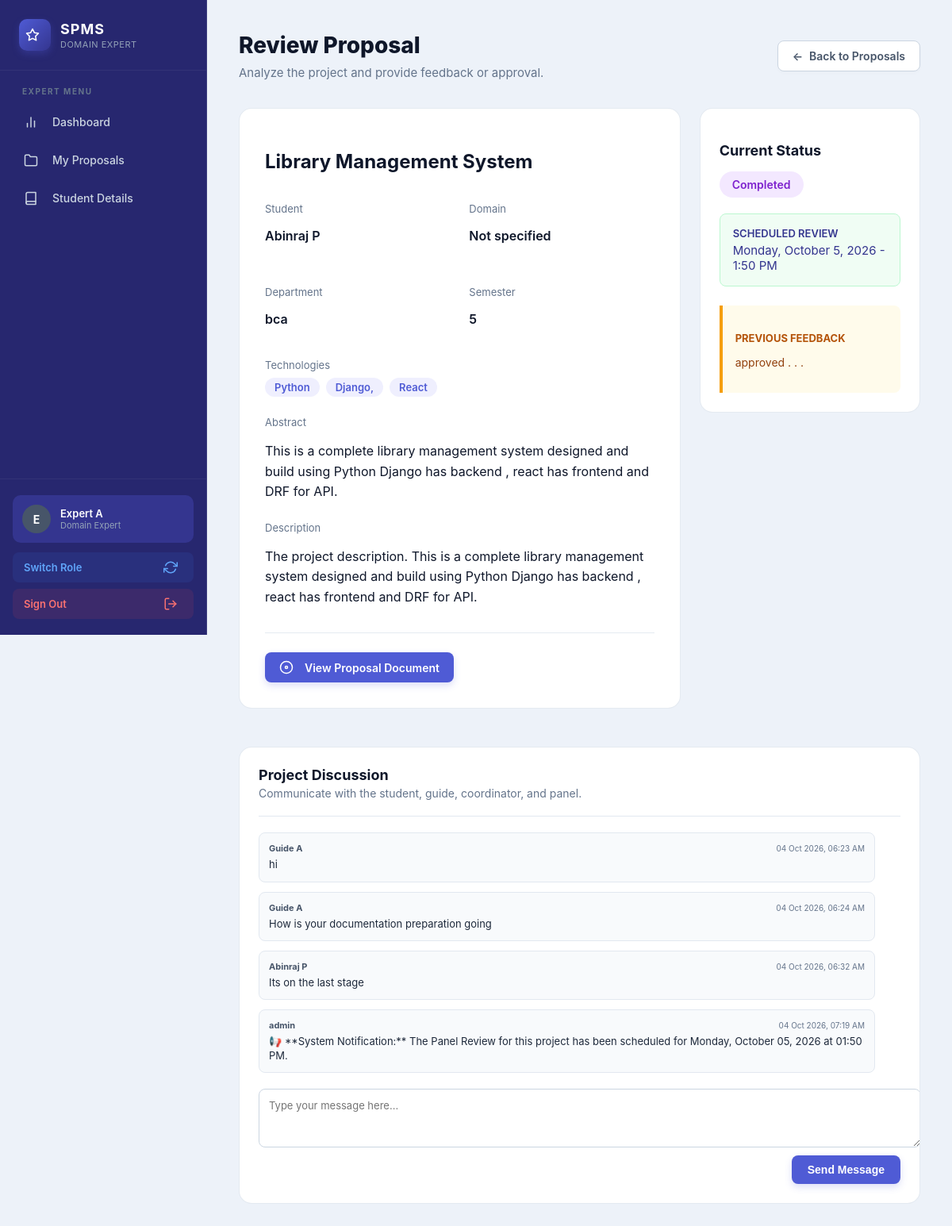
Screenshot of /experts/proposal/20/ (signed in) with the database file from the repository.
### accounts/models.py (models this page shows, shortened)
class User(AbstractUser):
    is_student = models.BooleanField(default=False)
    is_coordinator = models.BooleanField(default=False)
    is_faculty = models.BooleanField(default=False)
    is_expert = models.BooleanField(default=False)
    is_guide = models.BooleanField(default=False)
    is_panel = models.BooleanField(default=False)
    phone = models.CharField(
        max_length=15,
        blank=True,
        null=True
    )
    roll_number = models.CharField(
        max_length=50,
        blank=True,
        null=True
    )
    department = models.CharField(
        max_length=100,
        blank=True,
        null=True
    )
    domain_of_expertise = models.CharField(
        max_length=200,
        blank=True,
        null=True
    )
    semester = models.CharField(
        max_length=20,
        blank=True,
        null=True
    )
    batch = models.CharField(
        max_length=20,
        blank=True,
        null=True
    )

### projects/models.py (models this page shows, shortened)
class ProjectProposal(models.Model):
    PROJECT_TYPE_CHOICES = [
        ("MINI", "Mini Project"),
        ("MAIN", "Main Project"),
    ]
    STATUS_CHOICES = [
        ("SUBMITTED", "Submitted"),
        ("EXPERT_ASSIGNED", "Expert Assigned"),
        ("CHANGES_REQUESTED", "Changes Requested"),
        ("CHANGES_SENT_TO_STUDENT", "Changes Sent To Student"),
        ("EXPERT_APPROVED", "Expert Approved"),
        ("COORDINATOR_APPROVED", "Coordinator Approved"),
        ("GUIDE_ASSIGNED", "Guide Assigned"),
        ("GUIDE_REJECTED", "Guide Rejected"),
        ("IN_PROGRESS", "In Progress"),
        ("COMPLETED", "Completed"),
        ("REJECTED", "Rejected"),
    ]
    student = models.ForeignKey(
        settings.AUTH_USER_MODEL,
        on_delete=models.CASCADE,
        related_name="project_proposals",
        limit_choices_to={"is_student": True}
    )
    project_type = models.CharField(
        max_length=10,
        choices=PROJECT_TYPE_CHOICES,
        default="MAIN"
    )
    title = models.CharField(max_length=255)
    abstract = models.TextField(blank=True)
    domain = models.CharField(
        max_length=255,
        blank=True
    )
    technologies = models.TextField(
        blank=True
    )
    description = models.TextField(
        blank=True
    )
    proposal_document = models.FileField(
        upload_to="proposals/",
        blank=True,
        null=True
    )
    domain_expert = models.ForeignKey(
        settings.AUTH_USER_MODEL,
        on_delete=models.SET_NULL,
        null=True,
        blank=True,
        related_name="expert_proposals",
        limit_choices_to={"is_expert": True}
    )
    expert_comments = models.TextField(
        blank=True,
        null=True
    )
    status = models.CharField(
        max_length=40,
        choices=STATUS_CHOICES,
        default="SUBMITTED"
    )
    guide = models.ForeignKey(
        settings.AUTH_USER_MODEL,
        on_delete=models.SET_NULL,
        null=True,
        blank=True,
        related_name="guided_proposals",
        limit_choices_to={"is_guide": True}
    )
    panel_members = models.ManyToManyField(
        settings.AUTH_USER_MODEL,
        blank=True,
        related_name="assigned_panel_projects",
        limit_choices_to={"is_panel": True},
    )
    guide_rejection_reason = models.TextField(
        blank=True,
        null=True
    )
    guide_rejected_at = models.DateTimeField(
        blank=True,
        null=True
    )
    review_date = models.DateTimeField(
        blank=True,
        null=True,
        help_text="Scheduled date and time for the project review by the panel."
    )
    submitted_at = models.DateTimeField(
        auto_now_add=True
    )
    updated_at = models.DateTimeField(
        auto_now=True
    )

class ProjectMessage(models.Model):
    project = models.ForeignKey(
        ProjectProposal,
        on_delete=models.CASCADE,
        related_name="messages"
    )
    sender = models.ForeignKey(
        settings.AUTH_USER_MODEL,
        on_delete=models.CASCADE,
        related_name="sent_messages"
    )
    message = models.TextField()
    created_at = models.DateTimeField(auto_now_add=True)
    class Meta:
        ordering = ["created_at"]

### experts/views.py (the view)
    @login_required
    def wrapper(request, *args, **kwargs):
        if request.user.is_superuser:
            return view_func(request, *args, **kwargs)
        if not request.user.is_expert:
            messages.error(
                request,
                "You are not authorized to access the Expert page."
            )
            return redirect("accounts:dashboard")
        return view_func(request, *args, **kwargs)

### templates/experts/proposal_detail.html (shortened to what this page needs)
{% extends "base.html" %}
{% load static %}
{% block content %}
<div class="dashboard-layout">
    {% include 'experts/sidebar.html' %}
    <main class="dashboard-main">
        <header class="dashboard-header">
            <div class="header-content">
                <h1>Review Proposal</h1>
                <p>Analyze the project and provide feedback or approval.</p>
            </div>
            <div class="header-actions">
                <a href="{% url 'experts:my_proposals' %}" class="btn-secondary">
                    <span>←</span>
                    <span>Back to Proposals</span>
                </a>
            </div>
        </header>
        <div style="display: grid; grid-template-columns: 2fr 1fr; gap: 24px; margin-top: 24px;">
            <div class="recent-card" style="padding: 32px;">
                <h2 style="font-size: 24px; font-weight: 700; color: var(--text-main); margin-bottom: 24px;">{{ proposal.title }}</h2>
                <div style="display: grid; grid-template-columns: 1fr 1fr; gap: 24px; margin-bottom: 24px;">
                    <div>
                        <p style="font-size: 13px; color: var(--text-muted); margin-bottom: 4px;">Student</p>
                        <p style="font-weight: 600;">{{ proposal.student.get_full_name|default:proposal.student.username }}</p>
                    </div>
                    <div>
                        <p style="font-size: 13px; color: var(--text-muted); margin-bottom: 4px;">Domain</p>
                        <p style="font-weight: 600;">{{ proposal.domain|default:"Not specified" }}</p>
                    </div>
                    <div>
                        <p style="font-size: 13px; color: var(--text-muted); margin-bottom: 4px;">Department</p>
                        <p style="font-weight: 600;">{{ proposal.student.department|default:"-" }}</p>
                    </div>
                    <div>
                        <p style="font-size: 13px; color: var(--text-muted); margin-bottom: 4px;">Semester</p>
                        <p style="font-weight: 600;">{{ proposal.student.semester|default:"-" }}</p>
                    </div>
                </div>
                <div style="margin-bottom: 24px;">
                    <p style="font-size: 13px; color: var(--text-muted); margin-bottom: 8px;">Technologies</p>
                    <div style="display: flex; gap: 8px; flex-wrap: wrap;">
                        {% for tech in proposal.technologies.split %}
                        <span style="background: rgba(99, 102, 241, 0.1); color: var(--primary-main); padding: 4px 12px; border-radius: 20px; font-size: 13px; font-weight: 600;">{{ tech }}</span>
                        {% endfor %}
                    </div>
                </div>
                <div style="margin-bottom: 24px;">
                    <p style="font-size: 13px; color: var(--text-muted); margin-bottom: 8px;">Abstract</p>
                    <p style="line-height: 1.6; color: var(--text-main);">{{ proposal.abstract|default:"No abstract provided." }}</p>
                </div>
                <div style="margin-bottom: 24px;">
                    <p style="font-size: 13px; color: var(--text-muted); margin-bottom: 8px;">Description</p>
                    <p style="line-height: 1.6; color: var(--text-main);">{{ proposal.description|default:"No description provided." }}</p>
                </div>
                {% if proposal.proposal_document %}
                <div style="margin-top: 32px; padding-top: 24px; border-top: 1px solid var(--border-color);">
                    <a href="{{ proposal.proposal_document.url }}" target="_blank" class="btn-primary" style="display: inline-flex; align-items: center; gap: 8px;">
                        <span><svg width="18" height="18" viewBox="0 0 24 24" fill="none" stroke="currentColor" stroke-width="2" stroke-linecap="round" stroke-linejoin="round" style="vertical-align: text-bottom; margin-right: 6px;"><circle cx="12" cy="12" r="10"></circle><circle cx="12" cy="12" r="2"></circle></svg></span>
                        <span>View Proposal Document</span>
                    </a>
                </div>
                {% endif %}
            </div>
            <div>
                <div class="recent-card" style="padding: 24px;">
                    <h3 style="font-size: 18px; font-weight: 700; margin-bottom: 16px;">Current Status</h3>
                    <span class="status-badge
                        {% if proposal.status == 'EXPERT_APPROVED' %}bg-green
                        {% elif proposal.status == 'CHANGES_REQUESTED' %}bg-orange
                        {% elif proposal.status == 'EXPERT_ASSIGNED' %}bg-blue
                        {% else %}bg-purple{% endif %}" style="font-size: 14px; padding: 8px 16px;">
                        {{ proposal.get_status_display }}
                    </span>
                    {% if proposal.review_date %}
                    <div style="margin-top: 20px; background: #f0fdf4; border: 1px solid #bbf7d0; padding: 16px; border-radius: 8px; color: #34358f;">
                        <div style="font-weight: 600; font-size: 13px; margin-bottom: 4px; text-transform: uppercase;">Scheduled Review</div>
                        <div style="font-size: 15px;">{{ proposal.review_date|date:"l, F j, Y - g:i A" }}</div>
                    </div>
                    {% endif %}
                    {% if proposal.expert_comments %}
                    <div style="margin-top: 24px; padding: 16px; background: #fffbeb; border-left: 4px solid #f59e0b; border-radius: 0 8px 8px 0;">
                        <h4 style="font-size: 13px; color: #b45309; margin-bottom: 8px; text-transform: uppercase; font-weight: 700;">Previous Feedback</h4>
                        <p style="font-size: 14px; color: #92400e;">{{ proposal.expert_comments }}</p>
                    </div>
                    {% endif %}
                </div>
            </div>
            <div style="grid-column: 1 / -1;">
                <div class="recent-card" style="padding: 24px; margin-top: 24px;">
                    <div style="border-bottom: 1px solid #e2e8f0; padding-bottom: 20px; margin-bottom: 20px;">
                        <h3 style="margin: 0; font-size: 18px; color: #0f172a;">Project Discussion</h3>
                        <p style="margin: 4px 0 0 0; font-size: 14px; color: #64748b;">Communicate with the student, guide, coordinator, and panel.</p>
                    </div>
                    <div style="display: flex; flex-direction: column; gap: 12px; margin-bottom: 20px; max-height: 400px; overflow-y: auto; padding-right: 8px;">
                        {% for msg in project_messages %}
                            <div style="background: {% if msg.sender == request.user %}#eef2ff{% else %}#f8fafc{% endif %}; padding: 12px; border-radius: 8px; border: 1px solid {% if msg.sender == request.user %}#c7d2fe{% else %}#e2e8f0{% endif %}; margin-left: {% if msg.sender == request.user %}24px{% else %}0{% endif %}; margin-right: {% if msg.sender == request.user %}0{% else %}24px{% endif %};">
                                <div style="display: flex; justify-content: space-between; align-items: center; margin-bottom: 4px;">
                                    <span style="font-size: 11px; font-weight: 700; color: {% if msg.sender == request.user %}#4f5bd5{% else %}#475569{% endif %};">{{ msg.sender.get_full_name|default:msg.sender.username }}</span>
                                    <span style="font-size: 10px; color: #64748b;">{{ msg.created_at|date:"d M Y, h:i A" }}</span>
                                </div>
                                <p style="font-size: 13px; color: #1e293b; margin: 0; line-height: 1.4;">{{ msg.message|linebreaksbr }}</p>
                            </div>
                        {% empty %}
                            <div style="text-align: center; padding: 20px 0; color: #64748b; font-size: 13px;">
                                No messages yet. Start a conversation.
                            </div>
                        {% endfor %}
                    </div>
                    <form method="post" action="{% url 'experts:expert_send_message' proposal.id %}">
                        <div style="display: flex; flex-direction: column; gap: 10px;">
                            <textarea name="message" rows="3" placeholder="Type your message here..." required style="width: 100%; border: 1px solid #cbd5e1; border-radius: 8px; padding: 12px; resize: vertical; font-size: 13px; font-family: inherit;"></textarea>
                            <button type="submit" class="btn-primary" style="align-self: flex-end; padding: 10px 20px; font-size: 14px; border-radius: 8px;">Send Message</button>
                        </div>
                    </form>
                </div>
            </div>
        </div>
    </main>
</div>
{% endblock %}

### templates/experts/sidebar.html (shortened to what this page needs)
{% load static %}
<link rel="stylesheet" href="{% static 'css/coordinator_theme.css' %}?v=3">
    <aside class="premium-sidebar">
        <div class="sidebar-brand">
            <div class="brand-logo"></div>
            <div class="brand-text">
                <h2>SPMS</h2>
                <p>Domain Expert</p>
            </div>
        </div>
        <nav class="sidebar-nav">
            <div class="nav-section">Expert Menu</div>
            <a href="{% url 'experts:dashboard' %}" class="nav-item {% if request.resolver_match.url_name == 'dashboard' %}active{% endif %}">
                <span class="nav-icon"></span>
                <span class="nav-text">Dashboard</span>
            </a>
            <a href="{% url 'experts:my_proposals' %}" class="nav-item {% if request.resolver_match.url_name == 'my_proposals' %}active{% endif %}">
                <span class="nav-icon"><svg width="18" height="18" viewBox="0 0 24 24" fill="none" stroke="currentColor" style="vertical-align: text-bottom; margin-right: 6px;" stroke-width="2" stroke-linecap="round" stroke-linejoin="round"><path d="M22 19a2 2 0 0 1-2 2H4a2 2 0 0 1-2-2V5a2 2 0 0 1 2-2h5l2 3h9a2 2 0 0 1 2 2z"></path></svg></span>
                <span class="nav-text">My Proposals</span>
            </a>
            <a href="{% url 'experts:students' %}" class="nav-item {% if request.resolver_match.url_name == 'students' %}active{% endif %}">
                <span class="nav-icon"></span>
                <span class="nav-text">Student Details</span>
            </a>
        </nav>
        <div class="sidebar-footer">
            <div class="user-card">
                <div class="user-avatar">
                    {{ request.user.username|first|upper }}
                </div>
                <div class="user-details">
                    <span class="user-name">{{ request.user.get_full_name|default:request.user.username }}</span>
                    <span class="user-role">Domain Expert</span>
                </div>
            </div>
            {% if request.user.is_superuser or request.user.is_coordinator or request.user.is_guide or request.user.is_panel or request.user.is_student %}
            <a href="{% url 'accounts:dashboard' %}" class="switch-role-btn">
                <span>Switch Role</span>
                <span></span>
            </a>
            {% endif %}
            <a href="{% url 'accounts:logout' %}" class="logout-btn">
                <span>Sign Out</span>
                <span></span>
            </a>
        </div>
    </aside>

### rows the page displays
User: user.username|first "E", user.get_full_name "Expert A"
ProjectProposal: title "Library Management System", student.get_full_name "Abinraj P", domain "Not specified", student.department "bca", student.semester "5", abstract "This is a complete library management system designed and build using Python Django has backend , react has frontend and DRF for API.", description "The project description. This is a complete library management system designed and build using Python Django has backend , react has frontend and DRF for API.", status "Completed", review_date "Monday, October 5, 2026 - 1:50 PM", expert_comments "approved . . ."
ProjectMessage: sender.get_full_name "Guide A", created_at "04 Oct 2026, 06:23 AM", message "hi"
ProjectMessage: sender.get_full_name "Guide A", created_at "04 Oct 2026, 06:24 AM", message "How is your documentation preparation going"
ProjectMessage: sender.get_full_name "Abinraj P", created_at "04 Oct 2026, 06:32 AM", message "Its on the last stage"
ProjectMessage: sender.get_full_name "admin", created_at "04 Oct 2026, 07:19 AM", message "📢 **System Notification:** The Panel Review for this project has been scheduled for Monday, October 05, 2026 at 01:50 PM."

### other values shown
{{ tech }} "Python" "Django," "React"
